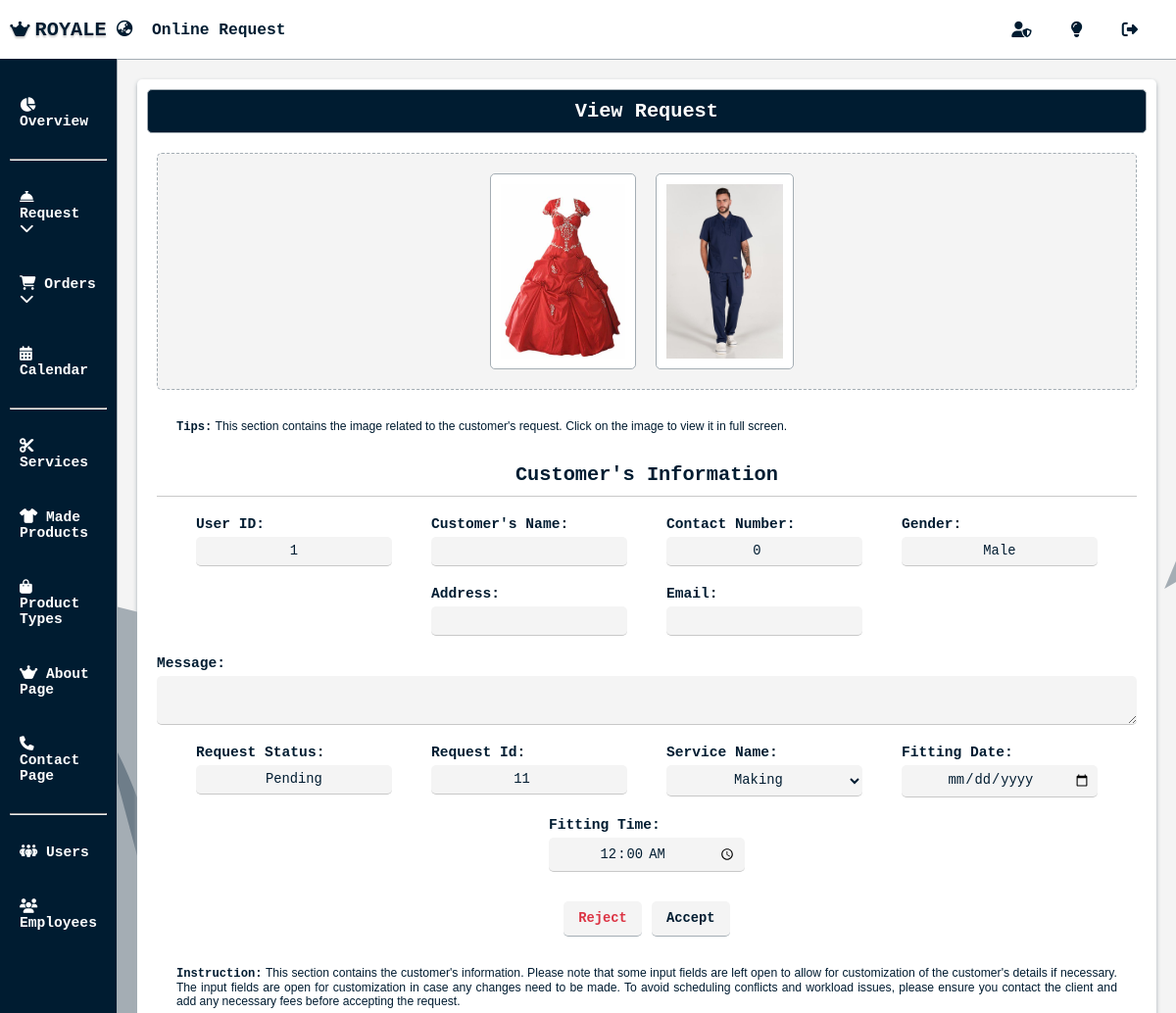
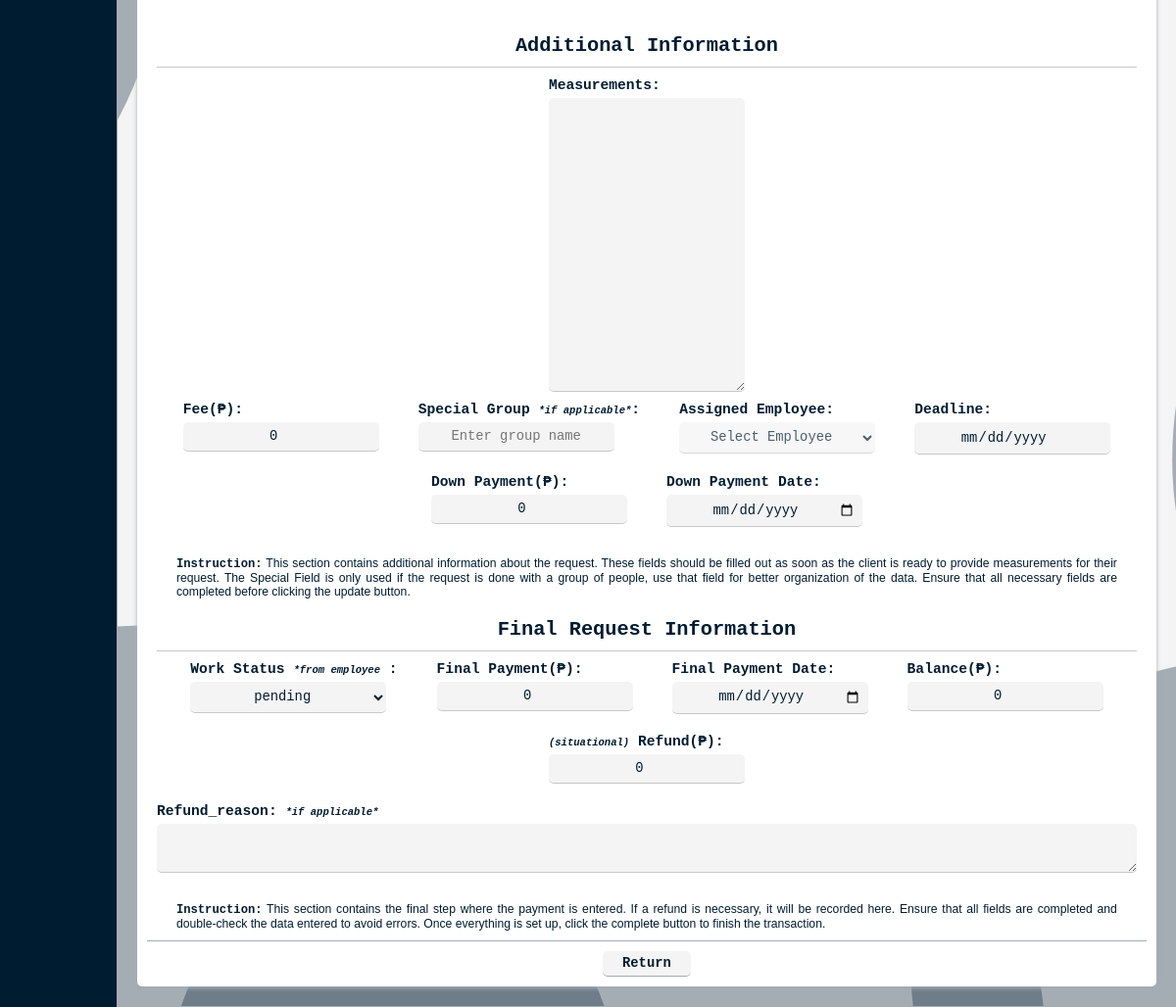
/admin/online_view_request.php?request_id=11 (signed in), run on an earlier commit of the app's database (2 pictures, top to bottom).
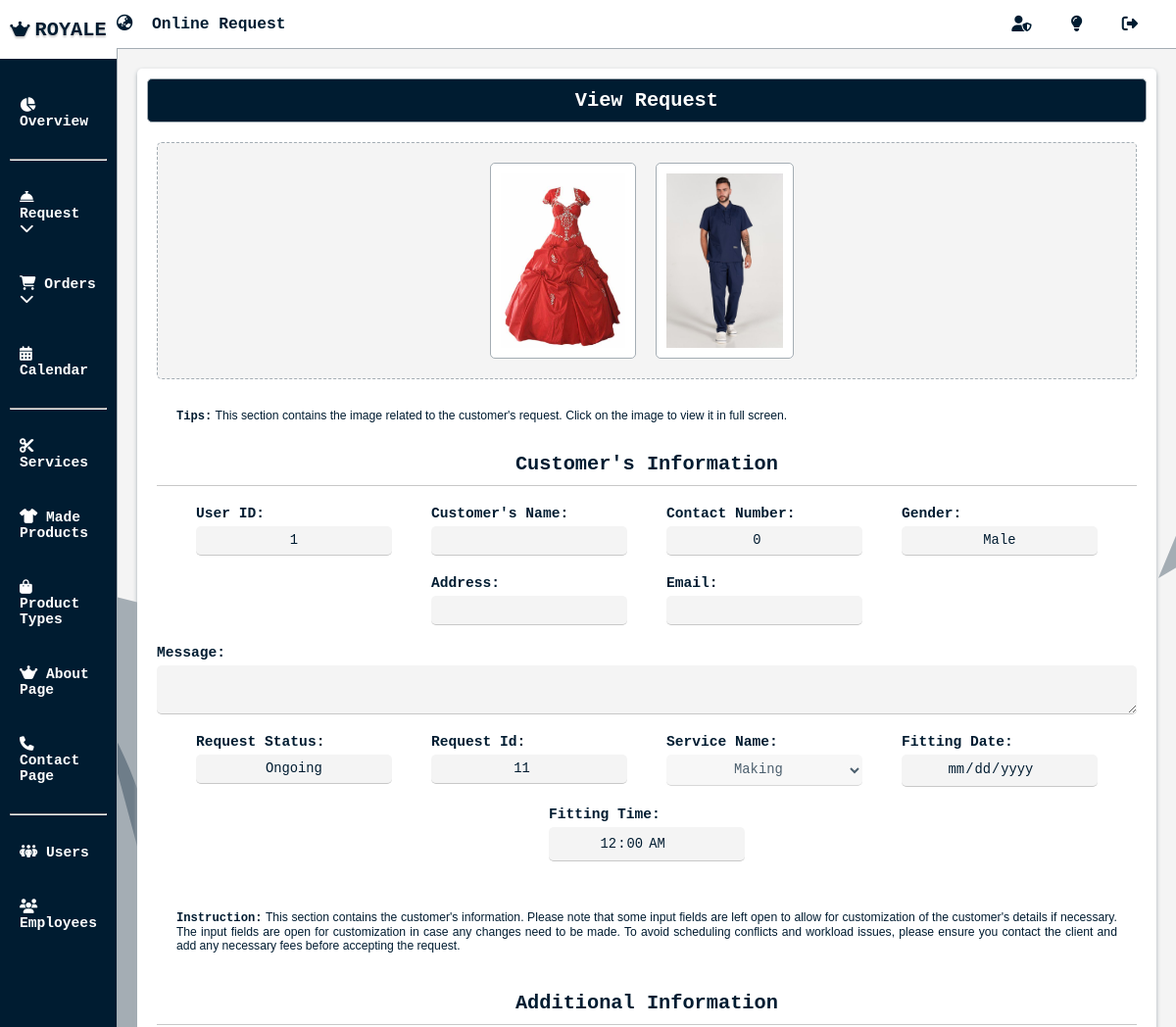
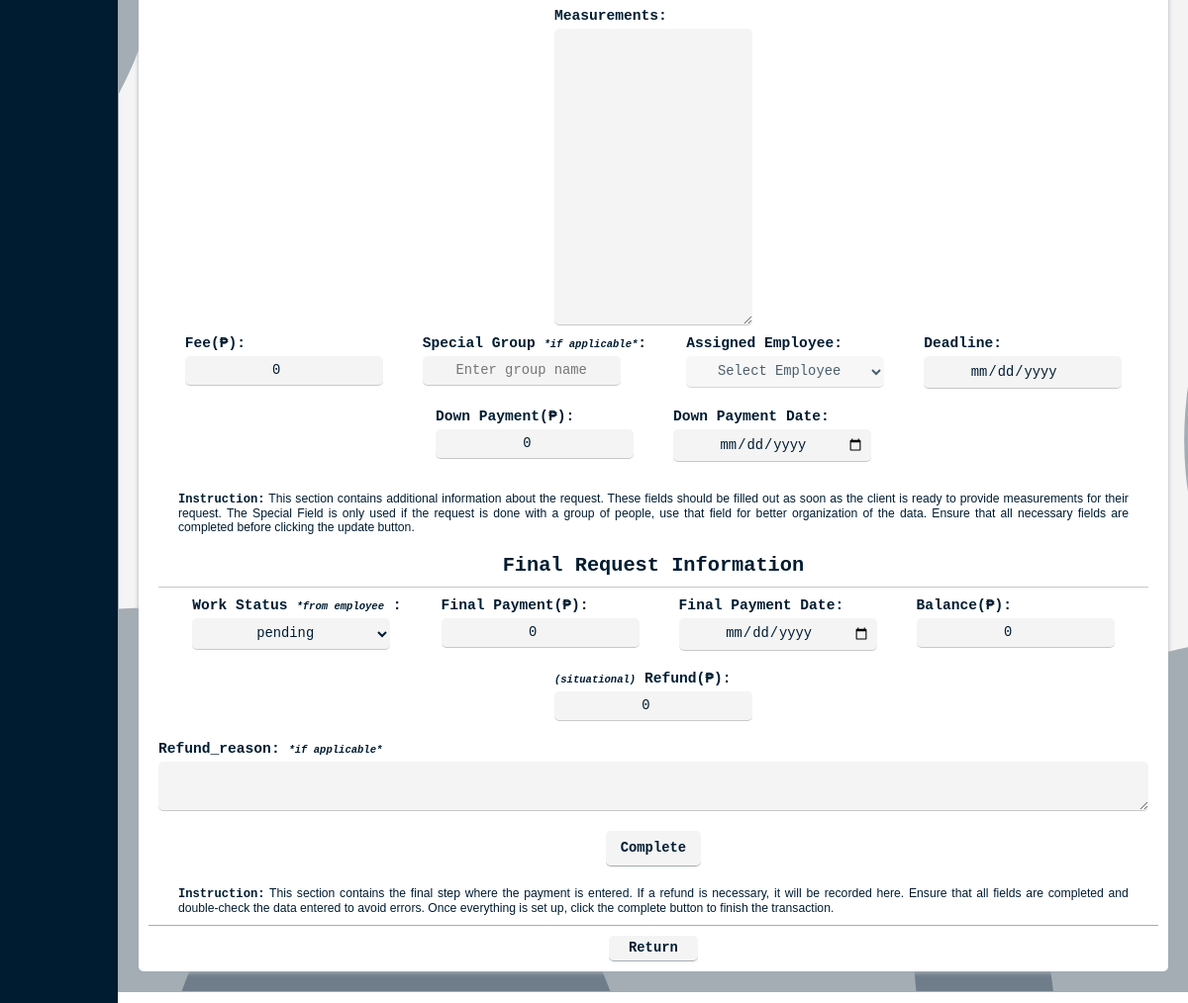
And on a later commit of the database (2 pictures, top to bottom).
### tables this page shows
CREATE TABLE `royale_request_tbl` (
  `request_id` int(11) NOT NULL,
  `request_status` varchar(255) NOT NULL,
  `request_type` varchar(255) NOT NULL,
  `user_id` bigint(255) NOT NULL,
  `service_name` varchar(255) NOT NULL,
  `name` varchar(255) NOT NULL,
  `contact_number` bigint(255) NOT NULL,
  `gender` varchar(255) NOT NULL,
  `email` varchar(255) NOT NULL,
  `address` varchar(255) NOT NULL,
  `fitting_date` date NOT NULL,
  `fitting_time` time NOT NULL,
  `photo` varchar(255) NOT NULL,
  `message` text NOT NULL,
  `fee` bigint(255) NOT NULL,
  `measurement` text NOT NULL,
  `deadline` date NOT NULL,
  `special_group` varchar(255) NOT NULL,
  `assigned_employee` varchar(255) NOT NULL,
  `balance` bigint(255) NOT NULL,
  `down_payment` bigint(255) NOT NULL,
  `down_payment_date` date NOT NULL,
  `work_status` varchar(255) NOT NULL,
  `final_payment` bigint(255) NOT NULL,
  `final_payment_date` date NOT NULL,
  `refund` bigint(255) NOT NULL,
  `refund_reason` text NOT NULL,
  `datetime_request` datetime NOT NULL
);

### admin/online_view_request.php (the view, shortened to what the changed rows need)
<?php
require 'dbconnect.php';
$request_id = isset($_GET['request_id']) ? $_GET['request_id'] : '';
$stmt = $conn->prepare("SELECT request_id, request_status, user_id, service_name, name, contact_number, gender, address, email, fitting_date, fitting_time, message, fee, measurement, deadline, special_group, assigned_employee, balance, down_payment, down_payment_date, final_payment, final_payment_date, refund, refund_reason, photo, datetime_request FROM royale_request_tbl WHERE request_id = ?");
$stmt->bind_param("i", $request_id);
$stmt->execute();
$result = $stmt->get_result();
if ($result->num_rows > 0) {
    $row = $result->fetch_assoc();
} else {
    die("No data found for the given request ID.");
}
?>
<!DOCTYPE html>
<html lang="en">
<head>
    <?php include 'important.php'; ?>
    <link rel="stylesheet" href="css/main.css?v=<?php echo time(); ?>">
    <link rel="stylesheet" href="css/all_dashboard.css?v=<?php echo time(); ?>">
</head>
<body class="<?php echo isset($_SESSION['admin_id']) ? 'admin-mode' : ''; ?>">
    <div class="overall-container">
        <main>
            <div class="content-container">
                <div class="content" data-status="<?php echo ucfirst($row['request_status']); ?>">
                    <h1 class="hidden">View Request</h1>
                    <form method="POST" action="online_request_action.php" method="POST"
                        class="request-details-container">
                        <div class="information-container">
                            <h2 class="hidden"
                                style="display:<?php echo ($row['request_status'] === 'completed') ? 'none' : 'block'; ?>">
                                Customer's Information</h2>
                            <div class="request-details-container2 hidden">
                                <div class="request-details">
                                    <label>User ID:</label>
                                    <input type="text" name="user_id" id="" value="<?php echo $row['user_id']; ?>"
                                        readonly>
                                </div>
                                <div class="request-details">
                                    <label>Customer's Name:</label>
                                    <input type="text" name="name" id="" value="<?php echo ucfirst($row['name']); ?>"
                                        <?php echo ($row['request_status'] === 'accepted' || $row['request_status'] === 'ongoing' || $row['request_status'] === 'completed') ? 'readonly' : ''; ?>>
                                </div>
                                <div class="request-details">
                                    <label>Contact Number:</label>
                                    <input type="number" name="contact_number" id=""
                                        value="<?php echo $row['contact_number']; ?>" <?php echo ($row['request_status'] === 'accepted' || $row['request_status'] === 'ongoing' || $row['request_status'] === 'completed') ? 'readonly' : ''; ?>>
                                </div>
                                <div class="request-details">
                                    <label>Gender:</label>
                                    <input type="text" name="gender" id=""
                                        value="<?php echo ucfirst($row['gender']); ?>" <?php echo ($row['request_status'] === 'accepted' || $row['request_status'] === 'ongoing' || $row['request_status'] === 'completed') ? 'readonly' : ''; ?>>
                                </div>
                                <div class="request-details">
                                    <label>Address:</label>
                                    <input type="text" name="address" id="" value="<?php echo $row['address']; ?>" <?php echo ($row['request_status'] === 'accepted' || $row['request_status'] === 'ongoing' || $row['request_status'] === 'completed') ? 'readonly' : ''; ?>>
                                </div>
                                <div class="request-details">
                                    <label>Email:</label>
                                    <input type="text" name="email" id="" value="<?php echo $row['email']; ?>" <?php echo ($row['request_status'] === 'accepted' || $row['request_status'] === 'ongoing' || $row['request_status'] === 'completed') ? 'readonly' : ''; ?>>
                                </div>
                                <div class="request-details">
                                    <label>Message:</label>
                                    <textarea name="message" id="" <?php echo ($row['request_status'] === 'accepted' || $row['request_status'] === 'ongoing' || $row['request_status'] === 'completed') ? 'readonly' : ''; ?>><?php echo $row['message']; ?></textarea>
                                </div>
                                <div class="request-details">
                                    <label>Request Status:</label>
                                    <input type="text" name="request_status" id=""
                                        value="<?php echo ucfirst($row['request_status']); ?>" readonly>
                                </div>
                                <div class="request-details">
                                    <label>Request Id:</label>
                                    <input type="number" name="request_id" id=""
                                        value="<?php echo ucfirst($row['request_id']); ?>" readonly>
                                </div>
                                <?php
                                $services_query = "SELECT service_name FROM services WHERE service_status = 'active'";
                                $services_result = $conn->query($services_query);
                                ?>
                                <div class="request-details">
                                    <label>Service Name:</label>
                                    <select name="service_name" id="service_name" <?php echo ($row['request_status'] === 'accepted' || $row['request_status'] === 'ongoing' || $row['request_status'] === 'completed') ? 'disabled' : ''; ?>>
                                        <?php
                                        while ($service_row = $services_result->fetch_assoc()) {
                                            $service_name = ucfirst($service_row['service_name']);
                                            $selected = ($service_name === ucfirst($row['service_name'])) ? 'selected' : '';
                                            echo "<option value='{$service_name}' {$selected}>{$service_name}</option>";
                                        }
                                        ?>
                                    </select>
                                </div>
                                <div class="request-details">
                                    <label>Fitting Date:</label>
                                    <input type="date" name="fitting_date" id=""
                                        value="<?php echo $row['fitting_date']; ?>" <?php echo ($row['request_status'] === 'accepted' || $row['request_status'] === 'ongoing' || $row['request_status'] === 'completed') ? 'disabled' : ''; ?>>
                                </div>
                                <div class="request-details">
                                    <label>Fitting Time:</label>
                                    <input type="time" name="fitting_time" id=""
                                        value="<?php echo $row['fitting_time']; ?>" <?php echo ($row['request_status'] === 'accepted' || $row['request_status'] === 'ongoing' || $row['request_status'] === 'completed') ? 'disabled' : ''; ?>>
                                </div>
                            </div>
                            <div class="first-button-container">
                                <button type="submit" name="cancel_request" id="cancel_button"
                                    class="cancel_button">Reject</button>
                                <button type="submit" name="accept_request" id="accept_button"
                                    class="accept_button">Accept</button>
                            </div>
                    </form>
                    <form action="online_request_action.php" method="POST" class="additional-info-container">
                        <h2 style="display:<?php echo ($row['request_status'] === 'completed') ? 'none' : 'block'; ?>">
                            Additional Information</h2>
                        <div class="request-details-container2">
                            <div class="request-details">
                                <label>Measurements:</label>
                                <textarea name="measurement" id="measurement" <?php echo ($row['request_status'] === 'pending' || $row['request_status'] === 'ongoing' || $row['request_status'] === 'completed') ? 'readonly' : ''; ?>><?php echo $row['measurement'] ?></textarea>
                            </div>
                        </div>
                        <div class="request-details-container2">
                            <div class="request-details">
                                <label>Fee(₱):</label>
                                <input type="number" name="fee" id="fee" value="<?php echo $row['fee']; ?>"
                                    oninput="calculateBalance()" required <?php echo ($row['request_status'] === 'pending' || $row['request_status'] === 'ongoing' || $row['request_status'] === 'completed') ? 'readonly' : ''; ?>>
                            </div>
                            <div class="request-details">
                                <label>Special Group <em>*if applicable*</em>:</label>
                                <input type="text" name="special_group" id="" placeholder="Enter group name"
                                    value="<?php echo $row['special_group']; ?>" <?php echo ($row['request_status'] === 'pending' || $row['request_status'] === 'ongoing' || $row['request_status'] === 'completed') ? 'readonly' : ''; ?>>
                            </div>
                            <div class="request-details">
                                <label>Assigned Employee:</label>
                                <select name="assigned_employee" id="assigned_employee" <?php echo ($row['request_status'] === 'pending' || $row['request_status'] === 'ongoing' || $row['request_status'] === 'completed') ? 'disabled' : ''; ?>>
                                    <option value="" selected disabled>Select Employee</option>
                                </select>
                            </div>
                            <div class="request-details">
                                <label>Deadline:</label>
                                <input type="date" name="deadline" id="" value="<?php echo $row['deadline']; ?>" <?php echo ($row['request_status'] === 'pending' || $row['request_status'] === 'ongoing' || $row['request_status'] === 'completed') ? 'readonly' : ''; ?>>
                            </div>
                            <div class="request-details">
                                <label>Down Payment(₱):</label>
                                <input type="number" name="down_payment" id="down_payment"
                                    value="<?php echo $row['down_payment']; ?>" oninput="calculateBalance()" <?php echo ($row['request_status'] === 'pending' || $row['request_status'] === 'ongoing' || $row['request_status'] === 'completed') ? 'readonly' : ''; ?>>
                            </div>
                            <div class="request-details">
                                <label>Down Payment Date:</label>
                                <input type="date" name="down_payment_date" id=""
                                    value="<?php echo $row['down_payment_date']; ?>">
                            </div>
                        </div>
                        <h2 style="display:<?php echo ($row['request_status'] === 'completed') ? 'none' : 'block'; ?>">
                            Final Request Information</h2>
                        <div class="request-details-container2">
                            <div class="request-details">
                                <label>Final Payment(₱):</label>
                                <input type="number" name="final_payment" id="final_payment"
                                    value="<?php echo $row['final_payment']; ?>" oninput="calculateBalance()" <?php echo ($row['request_status'] === 'completed') ? 'readonly' : ''; ?>>
                            </div>
                            <div class="request-details">
                                <label>Final Payment Date:</label>
                                <input type="date" name="final_payment_date" id=""
                                    value="<?php echo $row['final_payment_date']; ?>" <?php echo ($row['request_status'] === 'completed') ? 'readonly' : ''; ?>>
                            </div>
                            <div class="request-details">
                                <label>Balance(₱):</label>
                                <input type="number" name="balance" id="balance" readonly
                                    value="<?php echo $row['balance']; ?>">
                            </div>
                            <div class="request-details">
                                <label><em>(situational)</em> Refund(₱):</label>
                                <input type="number" name="refund" id="refund" value="<?php echo $row['refund']; ?>"
                                    <?php echo ($row['request_status'] === 'completed') ? 'readonly' : ''; ?>>
                            </div>
                            <div class="request-details">
                                <label>Refund_reason: <em>*if applicable*</em></label>
                                <textarea name="refund_reason" id="refund-reason" <?php echo ($row['request_status'] === 'completed') ? 'readonly' : ''; ?>><?php echo $row['refund_reason']; ?></textarea>
                            </div>
                        </div>
                        <div class="first-button-container">
                            <button type="submit" name="complete_request" id="complete_button"
                                class="accept_button">Complete</button>
                        </div>
                </div>
            </div>
        </main>
    </div>
</body>
</html>

What changed in the data, as far as the page shows it:
changed royale_request_tbl "Male": request_status "Pending" → "Ongoing"
Also different on the page:
text no longer shown: "Reject Accept"
text now shown: "Complete"
